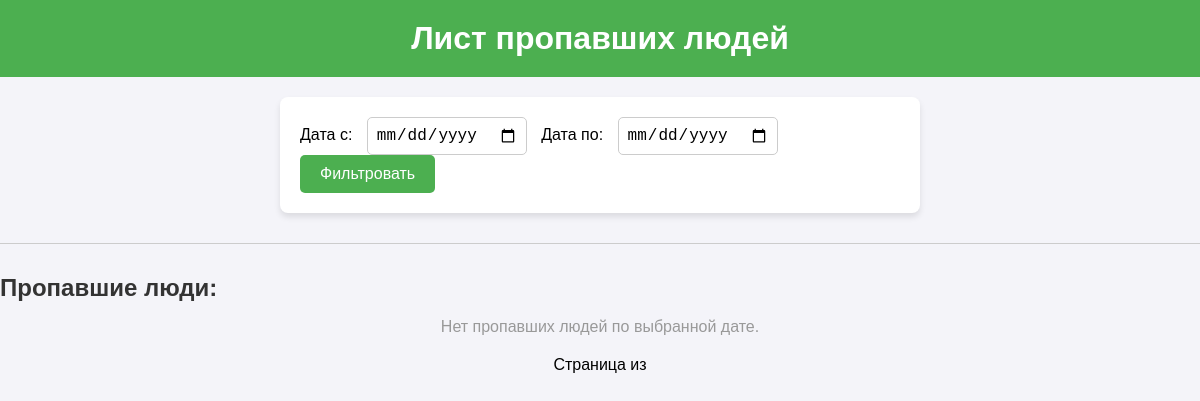
Page /missing_people/ on the earlier database version.
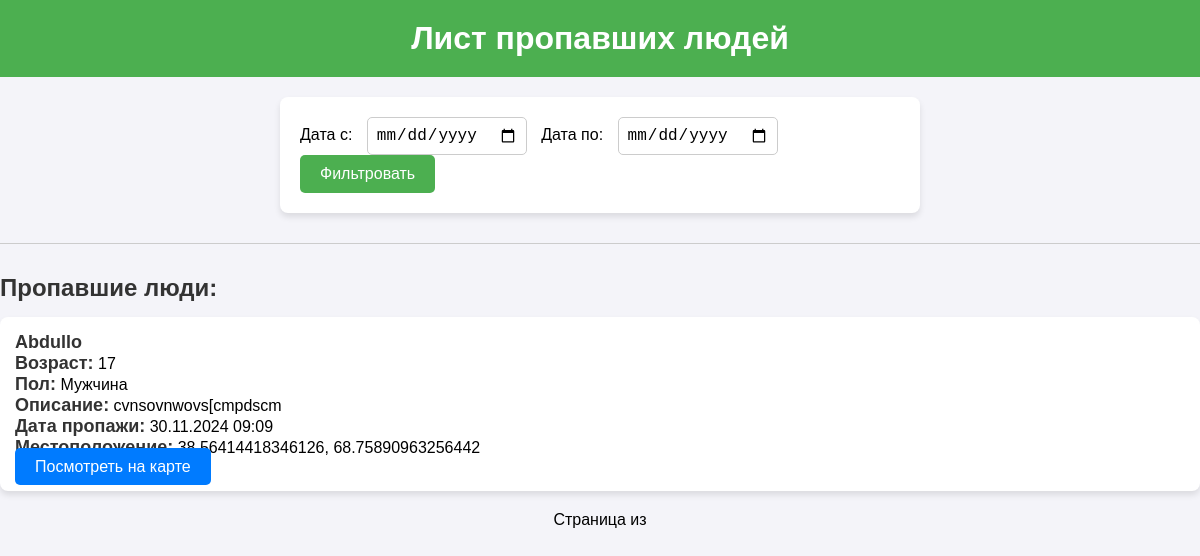
Same page on the later database version.
### volunteer/models.py (models this page shows, shortened)
class MissingPerson(models.Model):
    name = models.CharField(max_length=255)
    age = models.IntegerField(null=True, blank=True)
    gender = models.CharField(max_length=50, choices=CustomUser.CHOICE_GENDER, null=True)
    description = models.TextField(null=True, blank=True)
    last_known_latitude = models.FloatField()
    last_known_longitude = models.FloatField()
    reported_by = models.ForeignKey(CustomUser, on_delete=models.SET_NULL, null=True, blank=True)
    reported_time = models.DateTimeField(auto_now_add=True)

### volunteer/views.py (the view)
# urls.py: path('missing_people/', MissingPersonListView.as_view(), name='missing_person_list'),
class MissingPersonListView(ListView):
    model = MissingPerson
    template_name = 'missing_person_list.html'
    context_object_name = 'missing_people'
    paginate_by = 10  # Можно настроить, сколько пропавших людей выводить на страницу
    def get_queryset(self):
        queryset = MissingPerson.objects.all()
        date_from = self.request.GET.get('date_from')
        date_to = self.request.GET.get('date_to')
        if date_from:
            queryset = queryset.filter(reported_time__gte=date_from)
        if date_to:
            queryset = queryset.filter(reported_time__lte=date_to)
        return queryset

### templates/missing_person_list.html (shortened to what this page needs)
<!DOCTYPE html>
<html lang="ru">
<head>
</head>
<body>
    <h1>Лист пропавших людей</h1>
    <form method="get" action="{% url 'missing_person_list' %}">
        <label for="date_from">Дата с:</label>
        <input type="date" name="date_from" id="date_from" value="{{ request.GET.date_from }}">
        <label for="date_to">Дата по:</label>
        <input type="date" name="date_to" id="date_to" value="{{ request.GET.date_to }}">
        <button type="submit">Фильтровать</button>
    </form>
    <hr>
    <h2>Пропавшие люди:</h2>
    <ul>
        {% for person in missing_people %}
            <li>
                <strong>{{ person.name }}</strong> <br>
                <strong>Возраст:</strong> {{ person.age }} <br>
                <strong>Пол:</strong> {{ person.get_gender_display }} <br>
                <strong>Описание:</strong> {{ person.description }} <br>
                <strong>Дата пропажи:</strong> {{ person.reported_time|date:"d.m.Y H:i" }} <br>
                <strong>Местоположение:</strong> {{ person.last_known_latitude }}, {{ person.last_known_longitude }} <br>
                <a href="{% url 'get_markers' person.id %}" class="view-map-btn">Посмотреть на карте</a>
            </li>
        {% empty %}
            <p class="no-missing-people">Нет пропавших людей по выбранной дате.</p>
        {% endfor %}
    </ul>
    <div class="pagination">
        <span>Страница {{ missing_people.number }} из {{ missing_people.paginator.num_pages }}</span>
    </div>
</body>
</html>

Differences in the rows shown:
added MissingPerson: name "Abdullo", age "17", gender "Мужчина", description "cvnsovnwovs[cmpdscm", reported_time "30.11.2024 09:09", last_known_latitude "38.56414418346126", last_known_longitude "68.75890963256442"
Other differences:
text no longer shown: "Нет пропавших людей по выбранной дате."
